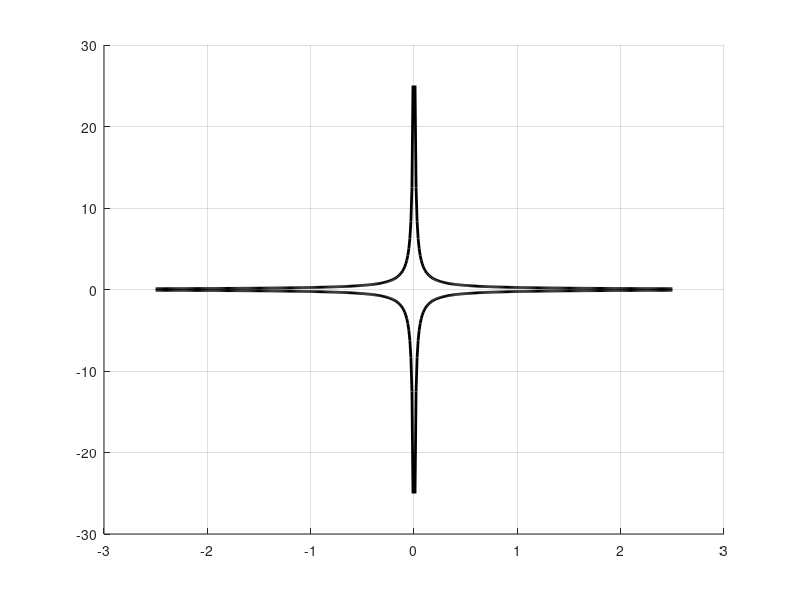

MATLAB code for this plot: (Note: this script raises an error after producing the figure.)
function finite_line_circle
%   ()
addpath('../../product_3');
addpath('../../common');

large = false;
    fontsize=18;
    ticksize=16;
    fileExt = '';
if large
    fontsize=24;
    ticksize=22;
    fileExt = '_large';
end
    

% for k=3:6
%     createFigure(.5, k);
% end
% createFigure(.5, 5, [-0 1 -0 1]);
% createFigure(.5, 6, [-1.5 -.5 .5 1.5 ]);

createFigure(100, 101);


close all;




    function createFigure(tau, n, zoom)
        % Create figure
        figure1 = figure('InvertHardcopy','off','Color',[1 1 1], ...
            'position', [0 0 600 570]);
        set(figure1,'PaperUnits','centimeters');
        grid on;
        hold on;
        
        
        bound = 2.5;
        %tau =.5;
        %n = 7;
        plot_gip(tau, n, bound); 


        [phi, r] = solverBoundnessSmart(2, tau, n, .05);
        polar(phi, r, 'ok');

        % Create xlabel
        xlabel({'a'}, 'FontSize',fontsize);

        % Create ylabel
        ylabel({'b'}, 'FontSize',fontsize);

        title({['\tau=' num2str(tau) ', n=' num2str(n)]}, 'FontSize',fontsize);

        % Дополнительные границы
        plot([-bound  bound], [ bound  bound], 'k', 'LineWidth', 1);
        plot([ bound  bound], [-bound  bound], 'k', 'LineWidth', 1);

        set(gca, 'XTick',[ -2 -1 0 1 2], 'YTick',[-2 -1 0 1 2], 'FontSize',ticksize);
  
        
        fileFormat = 'eps';
        filename = [mfilename '_n' num2str(n) fileExt '.' fileFormat];
        axis([-bound bound -bound bound]);
        if (exist('zoom', 'var'))
            axis(zoom);
            % Дополнительные границы
            plot(zoom(1:2), [ max(zoom(3:4)) max(zoom(3:4))], 'k', 'LineWidth', 1);
            plot([max(zoom(1:2)) max(zoom(1:2))], zoom(3:end), 'k', 'LineWidth', 1);
            filename = [mfilename '_n' num2str(n) '_zoom' fileExt '.' fileFormat];
        end

      
        set(figure1, 'PaperPositionMode', 'auto');
        saveas(figure1, filename, fileFormat);

    end

    function minW = minOmega(tau)
        % функция f = w*tg(w) пересекается в одной точке с f = x
        % и лежит под ней около нуля.
        w = 0: 0.01: pi/2;
        func = w.*tan(w);
        ind = 1;
        while func(ind) < tau
            ind = ind + 1;
        end
        minW = w(ind);
    end

    function FF = Fodd(n)
        FF = 1/(4* cos(pi/(n+1)).^2); 
    end

    function FF = Feven(tau, n)
        w = minOmega(tau);
        FF = 1/(4*(sin(w)).^2 * cos(pi/(n+1)).^2); 
    end

 function plot_gip(tau, n, bound)
        x = -bound:.01:bound;
        plot(x, Fodd(n)./x, 'color', 'k', 'LineWidth', 2);
        plot(x, -Feven(tau, n)./x, 'color', 'k', 'LineWidth', 2);
 end

end



   
